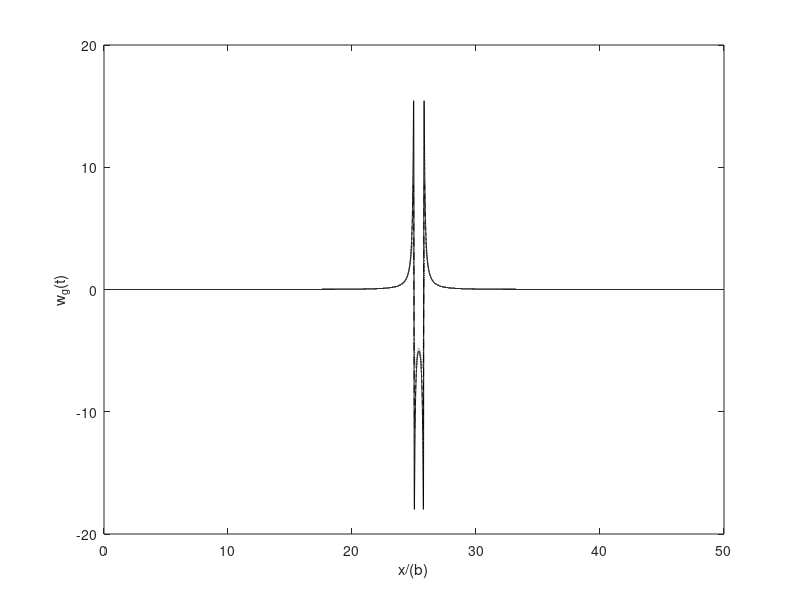
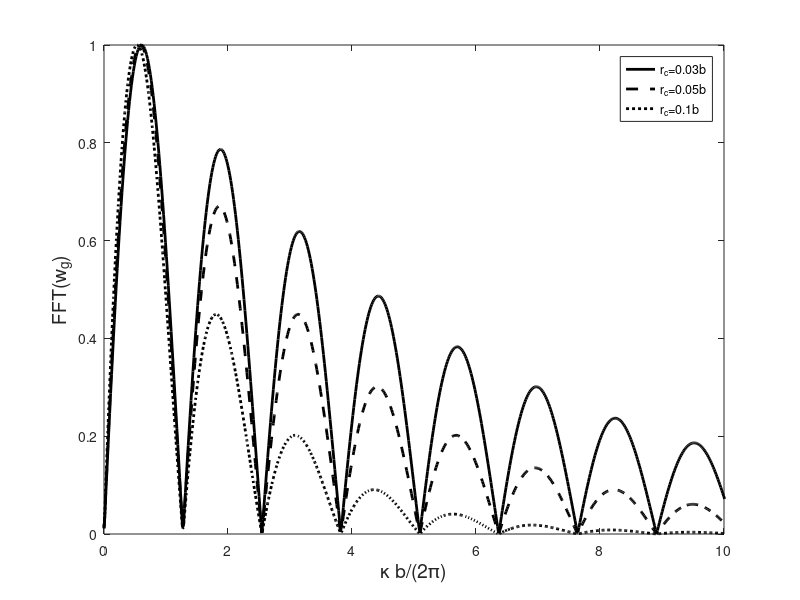

These charts were generated, in order, by the following MATLAB code:
% Function discrete_fft
%
%  Compute the frequency content (in wavenumber) of 1-cos and vertical 
%  wake vortex profiles.
%
% Written by: Rafael Palacios (r.palacios@imperial.ac.uk)
% Latest update: January 2018
%%%%%%%%%%%%%%%%%%%
clear all, close all

Fs = 1000;          % Sampling spatial frequency
t = 0:1/Fs:50;      % Vector of coordinates.
L=length(t);

% Loop through core values.
rc=[0.03 0.05 0.1]
leg={'r_c=0.03b',...
     'r_c=0.05b',...
     'r_c=0.1b'};
lines={'k-','k--','k:'};


for j=1:length(rc)
% Wake -- coordinates normalized by b.
        t0=max(t)/2;
    for k=1:L
        r1=-(t(k)-t0);
        r2= t(k)-(t0+pi/4);
        X(k)=r1/(r1^2+rc(j)^2)+r2/(r2^2+rc(j)^2);
    end
    %

    figure(1)
    plot(t,X,lines{j}), hold on
    xlabel('x/(b)')
    ylabel('w_g(t)')

    % To use the fft function to convert the signal to the frequency domain,
    % first identify a new input length that is the next power of 2 from the 
    % original signal length. This will pad the signal X with trailing zeros 
    % in order to improve the performance of fft.
    n = 2^nextpow2(L);

    % Convert the given signal to the frequency domain.
    Y = fft(X,n);

    % Define the frequency domain and plot the single-sided wavenumber spectrum.
    f = Fs*(0:(n/2))/n;
    P = abs(Y/n);
    P = P/max(P); % normalize

    figure(2)
    plot(f,P(1:n/2+1),lines{j},'LineWidth',2), hold on
end
xlabel('\kappa b/(2\pi)','FontSize',14)
ylabel('FFT(w_g)','FontSize',14)
axis([0 10 0 1])
legend(leg)